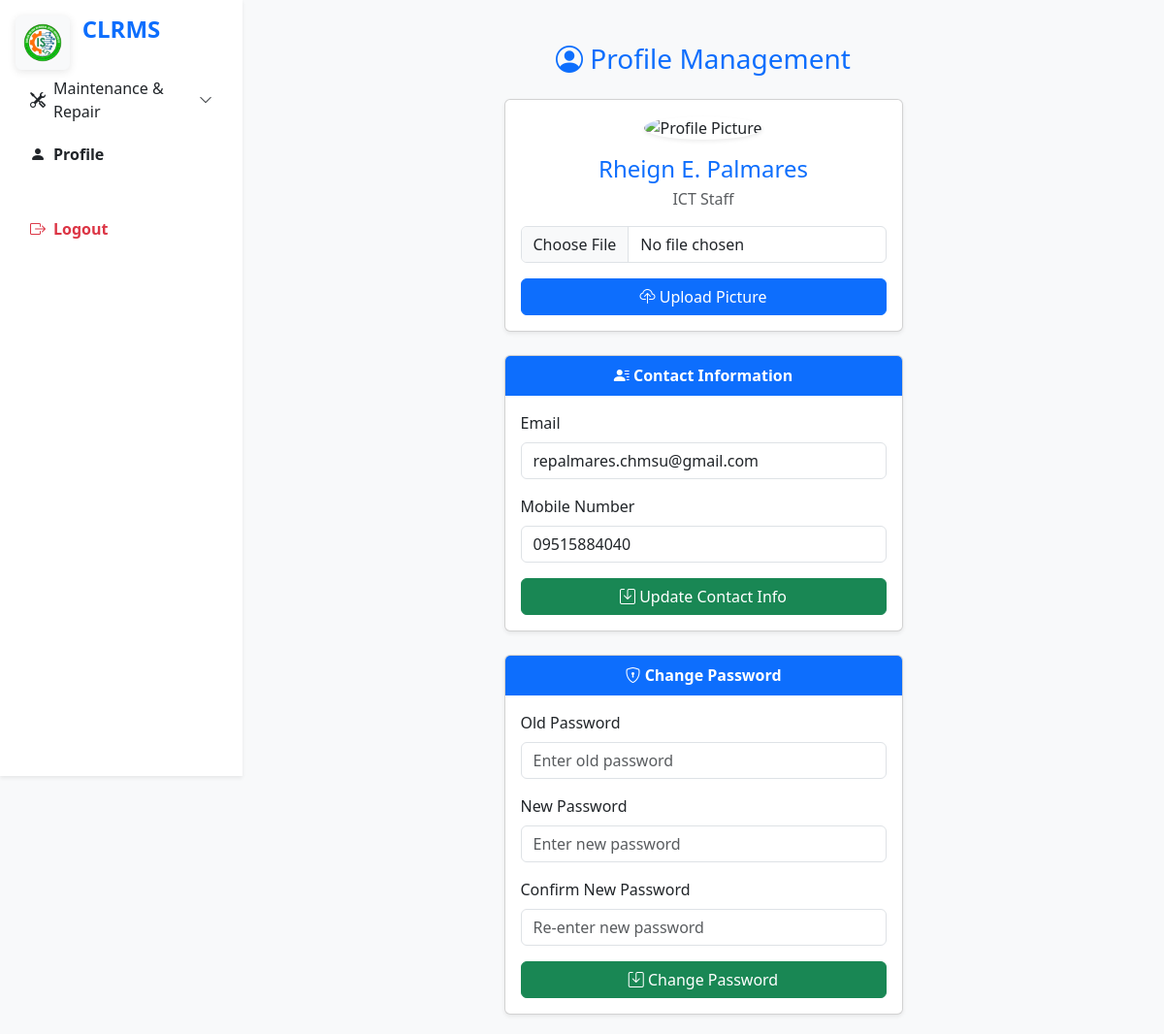
Screenshot of /pages/profile.php (signed in) with the database file from the repository.
### tables this page shows
CREATE TABLE `users` (
  `id` int(11) NOT NULL,
  `name` varchar(100) NOT NULL,
  `username` varchar(50) NOT NULL,
  `password` varchar(255) NOT NULL,
  `role` enum('Lab Admin','Student Assistant','Borrower','ICT Staff') NOT NULL,
  `profile_picture` varchar(255) DEFAULT NULL,
  `status` enum('Active','Inactive') DEFAULT 'Active',
  `email` varchar(100) DEFAULT NULL,
  `mobile_number` varchar(20) DEFAULT NULL,
  `email_verified` tinyint(1) DEFAULT 0,
  `verification_token` varchar(255) DEFAULT NULL,
  `verification_expires` datetime DEFAULT NULL
);

### classes/User.php (called while the page is built, shortened)
<?php
require_once 'Database.php';
require_once 'BaseModel.php';
class User extends BaseModel {
    public function __construct() {
        $db = new Database();
    }
    public function getUserById($id) {
        try {
            $stmt = $this->conn->prepare("SELECT * FROM users WHERE id = :id LIMIT 1");
            $stmt->bindParam(':id', $id);
            $stmt->execute();
            return $stmt->fetch(PDO::FETCH_ASSOC);
        } catch (PDOException $e) {
            error_log('[User getUserById Error] ' . $e->getMessage(), 3, __DIR__ . '/../logs/error.log');
            return false;
        }
    }
}
?>

### classes/Database.php (called while the page is built, shortened)
<?php
class Database {
    private $host = DB_HOST;
    private $db_name = DB_NAME;
    private $username = DB_USER;
    private $password = DB_PASS;
    private $conn;
    public function getConnection() {
        if ($this->conn === null) {
            try {
                $this->conn = new PDO(
                    "mysql:host={$this->host};dbname={$this->db_name}",
                    $this->username,
                    $this->password
                );
                $this->conn->setAttribute(PDO::ATTR_ERRMODE, PDO::ERRMODE_EXCEPTION);
                $this->conn->exec("SET NAMES utf8mb4");
            } catch (PDOException $exception) {
                error_log('[Database Error] ' . $exception->getMessage(), 3, __DIR__ . '/../logs/error.log');
                die('A database error occurred. Please try again later.');
            }
        }
        return $this->conn;
    }
}
?>

### classes/UserService.php (called while the page is built, shortened)
<?php
require_once 'User.php';
class UserService {
    private $userModel;
    public function __construct() {
        $this->userModel = new User();
    }
    public function getUserById($id) {
        return $this->userModel->getUserById($id);
    }
}

### classes/BaseModel.php (called while the page is built, shortened)
<?php
abstract class BaseModel {
    public function __construct($conn, $table_name) {
        $this->conn = $conn;
    }
}

### pages/profile.php (the view, shortened to what this page needs)
<?php
require_once '../classes/UserService.php';
$userService = new UserService();
try {
    $currentUser = $userService->getUserById($_SESSION['user_id']);
} catch (Exception $e) {
    error_log('[Profile Fetch Error] ' . $e->getMessage(), 3, __DIR__ . '/../logs/error.log');
    set_flash('danger', 'Error: ' . $e->getMessage());
    $currentUser = [];
}
?>
<!DOCTYPE html>
<html lang="en">
<head>
    <link href="https://cdn.jsdelivr.net/npm/bootstrap@5.3.0/dist/css/bootstrap.min.css" rel="stylesheet">
    <link href="../assets/css/style.css" rel="stylesheet">
    <link href="https://cdn.jsdelivr.net/npm/bootstrap-icons@1.10.5/font/bootstrap-icons.css" rel="stylesheet">
    <link href="../assets/css/profile.css" rel="stylesheet">
</head>
<body class="bg-light">
<main class="main-content">
    <div class="container-fluid px-4 mt-4">
        <h1 class="h3 text-primary mb-4 text-center"><i class="bi bi-person-circle"></i> Profile Management</h1>
        <div class="row justify-content-center">
            <div class="col-lg-6">
                <div class="card shadow-sm mb-4">
                    <div class="card-body text-center">
                        <div class="mb-3">
                            <img src="../uploads/<?= $currentUser['profile_picture'] ? $currentUser['profile_picture'] : 'default.png' ?>"
                                 class="rounded-circle shadow-sm" style="width: 150px; height: 150px; object-fit: cover;" alt="Profile Picture">
                        </div>
                        <h4 class="text-primary mb-1"><?= htmlspecialchars($currentUser['name']) ?></h4>
                        <p class="text-muted mb-3"><?= htmlspecialchars($currentUser['role']) ?></p>
                        <form method="POST" enctype="multipart/form-data" class="mt-3">
                            <div class="mb-3">
                                <input type="file" name="profile_picture" id="profile_picture" class="form-control" accept="image/*" required>
                            </div>
                            <button type="submit" name="upload_picture" class="btn btn-primary w-100">
                                <i class="bi bi-cloud-upload"></i> Upload Picture
                            </button>
                        </form>
                    </div>
                </div>
                <div class="card shadow-sm mb-4">
                    <div class="card-header bg-primary text-white text-center">
                        <strong><i class="bi bi-person-lines-fill"></i> Contact Information</strong>
                    </div>
                    <div class="card-body">
                        <form method="POST">
                            <div class="mb-3 text-start">
                                <label for="email" class="form-label">Email</label>
                                <input type="email" name="email" id="email" class="form-control" value="<?= htmlspecialchars($currentUser['email'] ?? '') ?>" required>
                            </div>
                            <div class="mb-3 text-start">
                                <label for="mobile_number" class="form-label">Mobile Number</label>
                                <input type="text" name="mobile_number" id="mobile_number" class="form-control" value="<?= htmlspecialchars($currentUser['mobile_number'] ?? '') ?>" required>
                            </div>
                            <button type="submit" name="update_contact" class="btn btn-success w-100">
                                <i class="bi bi-save"></i> Update Contact Info
                            </button>
                        </form>
                    </div>
                </div>
                <div class="card shadow-sm">
                    <div class="card-header bg-primary text-white text-center">
                        <strong><i class="bi bi-shield-lock"></i> Change Password</strong>
                    </div>
                    <div class="card-body">
                        <form method="POST">
                            <div class="mb-3 text-start">
                                <label for="old_password" class="form-label">Old Password</label>
                                <input type="password" name="old_password" id="old_password" class="form-control" placeholder="Enter old password" required>
                            </div>
                            <div class="mb-3 text-start">
                                <label for="new_password" class="form-label">New Password</label>
                                <input type="password" name="new_password" id="new_password" class="form-control" placeholder="Enter new password" required>
                            </div>
                            <div class="mb-3 text-start">
                                <label for="confirm_password" class="form-label">Confirm New Password</label>
                                <input type="password" name="confirm_password" id="confirm_password" class="form-control" placeholder="Re-enter new password" required>
                            </div>
                            <button type="submit" name="change_password" class="btn btn-success w-100">
                                <i class="bi bi-save"></i> Change Password
                            </button>
                        </form>
                    </div>
                </div>
            </div>
        </div>
    </div>
</main>
</body>
</html>

### assets/css/style.css (style rules this page uses)
body { background-color: #f8f9fa; font-family: 'Segoe UI', Tahoma, Geneva, Verdana, sans-serif; }
.main, .main-content { margin-left: 250px; padding: 20px; transition: margin-left 0.3s ease; }
.container-fluid.px-4 { padding-left: 2rem !important; padding-right: 2rem !important; }
.btn-primary, .bg-primary { background-color: #0d6efd !important; border-color: #0d6efd !important; }

### includes/sidebar_content.php (style rules this page uses)
@media (min-width: 992px) { .main-content, .main { margin-left: 250px; transition: margin-left 0.3s cubic-bezier(.4,0,.2,1); } }

### rows the page displays
users: name "Rheign E. Palmares", role "ICT Staff", email "repalmares.chmsu@gmail.com", mobile_number "09515884040"
